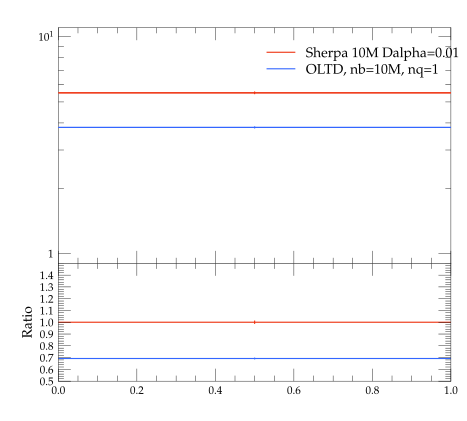

Here is the Python script that generated this plot:
#! /usr/bin/env python

# This Python script was auto-generated using YODA v2.0.0.
# Analysis object: /evtb/incCut6
# Timestamp: 13-04-2024 (01:44:13)

import matplotlib as mpl
import matplotlib.pyplot as plt
mpl.use('Agg') # comment out for interactive use
import os
import numpy as np

plotDir = os.path.split(os.path.realpath(__file__))[0]
if 'YODA_USER_PLOT_PATH' in globals():
    plot_outdir = globals()['YODA_USER_PLOT_PATH']
else:
    plot_outdir = plotDir

#plot style
plt.style.use(os.path.join(plotDir, '../default.mplstyle'))
# plot metadata
figW, figH = plt.rcParams['figure.figsize']
ax_xLabel = r''
ax_yLabel = r''
ax_title  = r''
ax_xScale = 'linear'
ax_yScale = 'log'
xLims = (0.0, 1.0)
yLims = (0.9, 11.0)

# TeX-friendly labels for the legend
labels = [ r"Sherpa 10M Dalpha=0.01", r"OLTD, nb=10M, nq=1" ]

# Create figure and axis objects
fig, (ax, ratio0_ax) = plt.subplots(2, 1, sharex=True,
                  figsize=(figW,figH), gridspec_kw={'height_ratios': (2, 1)})
ratio0_ax.yaxis.set_major_locator(mpl.ticker.MultipleLocator(0.1))
ratio0_ax.set_ylim(0.5, 1.4999)
ratio0_ax.set_ylabel('Ratio')

# LineColor map: curve index -> color
linecolors = {0: '#EE3311', 1: '#3366FF'}
# the numerical data is stored in a separate file
dataf = dict()
prefix = os.path.split(__file__)[0]
if prefix:    prefix = prefix + '/'
exec(open(prefix+'incCut6__data.py').read(), dataf)


legend_handles = [] # keep track of handles for the legend

# style options for curves
# starts at zorder>=5 to draw curve on top of legend
styles = {
  'curve0': {
    'color' : linecolors[0],
    'linestyle' : '-',
    'marker' : 'o',
    'zorder' : 5,
    'histstyle' : True,
  },
  'curve1': {
    'color' : linecolors[1],
    'linestyle' : '-',
    'marker' : 'o',
    'zorder' : 6,
    'histstyle' : True,
  },
}
# curve from input yoda files in main panel
for label in dataf['yvals'].keys():
    if all(np.isnan(v) for v in dataf['yvals'][label]):
        continue
    tmp = None
    if styles[label]['histstyle']: # draw as histogram
        tmp, = ax.plot(dataf['xedges'], dataf['yedges'][label],
                       color=styles[label]['color'],
                       linestyle=styles[label]['linestyle'],
                       drawstyle='steps-pre', solid_joinstyle='miter',
                       zorder=styles[label]['zorder'], label=label)
        ax.errorbar(dataf['xpoints'], dataf['yvals'][label], color=styles[label]['color'],
                    xerr=dataf['xerrs'], yerr=[dataf['ydowns'][label], dataf['yups'][label]],
                    linestyle='none', zorder=styles[label]['zorder'])
    else: # draw as scatter
        tmp = ax.errorbar(dataf['xpoints'], dataf['yvals'][label],
                          xerr=dataf['xerrs'],
                          yerr=[ dataf['ydowns'][label],
                          dataf['yups'][label] ],
                          fmt=styles[label]['marker'],
                          ecolor=styles[label]['color'],
                          color=styles[label]['color'], zorder=2)
        tmp[-1][0].set_linestyle(styles[label]['linestyle'])
    legend_handles += [tmp]
    for varLabel in dataf['variation_yvals'].keys():
        if varLabel.startswith(label):
            tmp, = ax.plot(dataf['xedges'], dataf['variation_yvals'][varLabel],
                           color=styles[label]['color'],
                           linestyle=styles[label]['linestyle'],
                           drawstyle='steps-pre', solid_joinstyle='miter',
                           zorder=styles[label]['zorder'], alpha=0.5)


# plots on ratio panel
# curve from input yoda files in ratio panel
for label, yvals in dataf['ratio0_yvals'].items():
    if all(np.isnan(v) for v in yvals):
        continue
    if styles[label]['histstyle']: # plot as histogram
        ratio0_ax.plot(dataf['xedges'], yvals,
                       color=styles[label]['color'],
                       linestyle=styles[label]['linestyle'],
                       drawstyle='steps-pre', zorder=1,
                       solid_joinstyle='miter')
        ratio0_ax.vlines(dataf['xpoints'],
                         dataf['ratio0_ymin'][label],
                         dataf['ratio0_ymax'][label],
                         color=styles[label]['color'], zorder=1)
    else: # plot as scatter
        tmp = ratio0_ax.errorbar(dataf['xpoints'],
                                 yvals, xerr=dataf['xerrs'],
                                 yerr=dataf['ratio0_yerrs'][label],
                                 fmt=styles[label]['marker'],
                                 ecolor=styles[label]['color'],
                                 color=styles[label]['color'])
        tmp[-1][0].set_linestyle(styles[label]['linestyle'])

    for varlabel in dataf['ratio0_variation_vals'].keys():
        if varlabel.startswith(label):
            ratio0_ax.plot(dataf['xedges'],
                            dataf['ratio0_variation_vals'][varlabel],
                            color=styles[label]['color'],
                            linestyle=styles[label]['linestyle'],
                            drawstyle='steps-pre', solid_joinstyle='miter',
                            zorder=1, alpha=0.5)

legend_pos = (0.5, 0.97)
ax.legend(legend_handles, labels, loc='upper left', bbox_to_anchor=legend_pos)

# set plot metadata as defined above
ratio0_ax.set_xlabel(ax_xLabel)
ratio0_ax.xaxis.set_label_coords(1., -.15)
ax.set_ylabel(ax_yLabel, loc='top')
ax.set_title(ax_title, loc='left')
ax.set_xscale(ax_xScale)
ax.set_yscale(ax_yScale)
ax.set_xlim(xLims)
ax.set_ylim(yLims)

# tick formatting
plt.rcParams['xtick.top'] = True
plt.rcParams['ytick.right'] = True
ax.yaxis.set_major_locator(mpl.ticker.LogLocator(base=10.0, numticks=np.inf))
ax.yaxis.set_minor_locator(mpl.ticker.LogLocator(
                           base=10.0, subs=np.arange(0.1, 1, 0.1), numticks=np.inf))
fig.align_ylabels((ax, ratio0_ax))
plt.savefig(os.path.join(plot_outdir, 'incCut6.pdf'), format='PDF')
plt.savefig(os.path.join(plot_outdir, 'incCut6.png'), format='PNG')

plt.close(fig)
